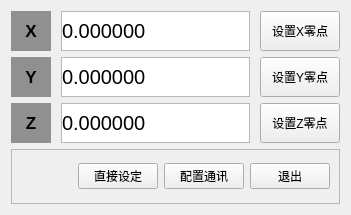
<?xml version="1.0" encoding="UTF-8"?>
<ui version="4.0">
 <class>SerialzeroPos</class>
 <widget class="QWidget" name="SerialzeroPos">
  <property name="geometry">
   <rect>
    <x>0</x>
    <y>0</y>
    <width>351</width>
    <height>215</height>
   </rect>
  </property>
  <property name="windowTitle">
   <string>Form</string>
  </property>
  <layout class="QVBoxLayout" name="verticalLayout">
   <item>
    <layout class="QHBoxLayout" name="horizontalLayout_7" stretch="0,1,0">
     <property name="spacing">
      <number>10</number>
     </property>
     <item>
      <widget class="QLabel" name="show_abs_x_4">
       <property name="minimumSize">
        <size>
         <width>40</width>
         <height>40</height>
        </size>
       </property>
       <property name="font">
        <font>
         <pointsize>13</pointsize>
         <weight>75</weight>
         <bold>true</bold>
        </font>
       </property>
       <property name="styleSheet">
        <string notr="true">background-color: rgb(144, 144, 144);</string>
       </property>
       <property name="text">
        <string>X</string>
       </property>
       <property name="alignment">
        <set>Qt::AlignCenter</set>
       </property>
      </widget>
     </item>
     <item>
      <widget class="QFrame" name="frame_4">
       <property name="frameShape">
        <enum>QFrame::StyledPanel</enum>
       </property>
       <property name="frameShadow">
        <enum>QFrame::Raised</enum>
       </property>
       <layout class="QHBoxLayout" name="horizontalLayout_8">
        <property name="spacing">
         <number>0</number>
        </property>
        <property name="margin">
         <number>0</number>
        </property>
        <item>
         <widget class="QLabel" name="show_datum_x_2">
          <property name="font">
           <font>
            <pointsize>15</pointsize>
           </font>
          </property>
          <property name="styleSheet">
           <string notr="true">background-color: rgb(255, 255, 255);</string>
          </property>
          <property name="text">
           <string>0.000000</string>
          </property>
         </widget>
        </item>
       </layout>
      </widget>
     </item>
     <item>
      <widget class="QPushButton" name="btn_home_x_2">
       <property name="minimumSize">
        <size>
         <width>60</width>
         <height>40</height>
        </size>
       </property>
       <property name="text">
        <string>设置X零点</string>
       </property>
       <property name="autoDefault">
        <bool>false</bool>
       </property>
      </widget>
     </item>
    </layout>
   </item>
   <item>
    <layout class="QHBoxLayout" name="horizontalLayout_11" stretch="0,1,0">
     <property name="spacing">
      <number>10</number>
     </property>
     <item>
      <widget class="QLabel" name="show_abs_x_6">
       <property name="minimumSize">
        <size>
         <width>40</width>
         <height>40</height>
        </size>
       </property>
       <property name="font">
        <font>
         <pointsize>13</pointsize>
         <weight>75</weight>
         <bold>true</bold>
        </font>
       </property>
       <property name="styleSheet">
        <string notr="true">background-color: rgb(144, 144, 144);</string>
       </property>
       <property name="text">
        <string>Y</string>
       </property>
       <property name="alignment">
        <set>Qt::AlignCenter</set>
       </property>
      </widget>
     </item>
     <item>
      <widget class="QFrame" name="frame_6">
       <property name="frameShape">
        <enum>QFrame::StyledPanel</enum>
       </property>
       <property name="frameShadow">
        <enum>QFrame::Raised</enum>
       </property>
       <layout class="QHBoxLayout" name="horizontalLayout_12">
        <property name="spacing">
         <number>0</number>
        </property>
        <property name="margin">
         <number>0</number>
        </property>
        <item>
         <widget class="QLabel" name="show_datum_y_2">
          <property name="font">
           <font>
            <pointsize>15</pointsize>
           </font>
          </property>
          <property name="styleSheet">
           <string notr="true">background-color: rgb(255, 255, 255);</string>
          </property>
          <property name="text">
           <string>0.000000</string>
          </property>
         </widget>
        </item>
       </layout>
      </widget>
     </item>
     <item>
      <widget class="QPushButton" name="btn_home_y_2">
       <property name="minimumSize">
        <size>
         <width>60</width>
         <height>40</height>
        </size>
       </property>
       <property name="text">
        <string>设置Y零点</string>
       </property>
       <property name="autoDefault">
        <bool>false</bool>
       </property>
      </widget>
     </item>
    </layout>
   </item>
   <item>
    <layout class="QHBoxLayout" name="horizontalLayout_9" stretch="0,1,0">
     <property name="spacing">
      <number>10</number>
     </property>
     <item>
      <widget class="QLabel" name="show_abs_x_5">
       <property name="minimumSize">
        <size>
         <width>40</width>
         <height>40</height>
        </size>
       </property>
       <property name="font">
        <font>
         <pointsize>13</pointsize>
         <weight>75</weight>
         <bold>true</bold>
        </font>
       </property>
       <property name="styleSheet">
        <string notr="true">background-color: rgb(144, 144, 144);</string>
       </property>
       <property name="text">
        <string>Z</string>
       </property>
       <property name="alignment">
        <set>Qt::AlignCenter</set>
       </property>
      </widget>
     </item>
     <item>
      <widget class="QFrame" name="frame_5">
       <property name="frameShape">
        <enum>QFrame::StyledPanel</enum>
       </property>
       <property name="frameShadow">
        <enum>QFrame::Raised</enum>
       </property>
       <layout class="QHBoxLayout" name="horizontalLayout_10">
        <property name="spacing">
         <number>0</number>
        </property>
        <property name="margin">
         <number>0</number>
        </property>
        <item>
         <widget class="QLabel" name="show_datum_z_2">
          <property name="font">
           <font>
            <pointsize>15</pointsize>
           </font>
          </property>
          <property name="styleSheet">
           <string notr="true">background-color: rgb(255, 255, 255);</string>
          </property>
          <property name="text">
           <string>0.000000</string>
          </property>
         </widget>
        </item>
       </layout>
      </widget>
     </item>
     <item>
      <widget class="QPushButton" name="btn_home_z_2">
       <property name="minimumSize">
        <size>
         <width>60</width>
         <height>40</height>
        </size>
       </property>
       <property name="text">
        <string>设置Z零点</string>
       </property>
       <property name="autoDefault">
        <bool>false</bool>
       </property>
      </widget>
     </item>
    </layout>
   </item>
   <item>
    <widget class="QFrame" name="frame_7">
     <property name="frameShape">
      <enum>QFrame::StyledPanel</enum>
     </property>
     <property name="frameShadow">
      <enum>QFrame::Raised</enum>
     </property>
     <layout class="QHBoxLayout" name="horizontalLayout_13">
      <item>
       <spacer name="horizontalSpacer">
        <property name="orientation">
         <enum>Qt::Horizontal</enum>
        </property>
        <property name="sizeHint" stdset="0">
         <size>
          <width>40</width>
          <height>20</height>
         </size>
        </property>
       </spacer>
      </item>
      <item>
       <widget class="QPushButton" name="btn_directSet">
        <property name="text">
         <string>直接设定</string>
        </property>
       </widget>
      </item>
      <item>
       <widget class="QPushButton" name="btn_485cfg">
        <property name="text">
         <string>配置通讯</string>
        </property>
       </widget>
      </item>
      <item>
       <widget class="QPushButton" name="btn_abort">
        <property name="text">
         <string>退出</string>
        </property>
       </widget>
      </item>
     </layout>
    </widget>
   </item>
  </layout>
 </widget>
 <resources/>
 <connections/>
</ui>
